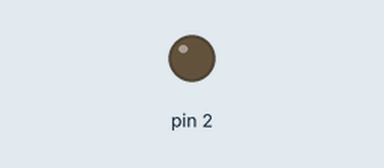
This sketch was run on a simulated Arduino Uno, built with avr-gcc and run on an emulated ATmega328P. Shown: output pins drawn as LEDs (lit = HIGH).

Above: at 0.2 s.
At 2.9 s:
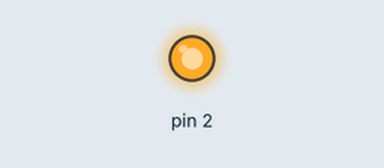
Timing chart, 0 to 7.0 s (numbered marks = the images above):
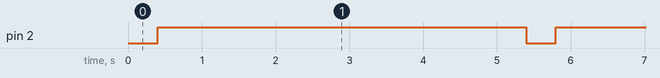

The sketch:

basic-control-program_ON-OFF.ino
```cpp
// the setup function runs once when you press reset or power the board
void setup() {
  // initialize digital pin LED_BUILTIN as an output.
  pinMode(2, OUTPUT);
}

// the loop function runs over and over again forever
void loop() {
  digitalWrite(2, LOW);   // turn the controller ON (LOW is the voltage level)
  delay(400);                       // wait for a second
  digitalWrite(2, HIGH);    // turn the controller OFF by making the voltage HIGHO
  delay(5000);                       // wait for a second
}
```

Measured:
- by itself, pin 2: alternates HIGH for 5.0 s and LOW for 0.40 s
